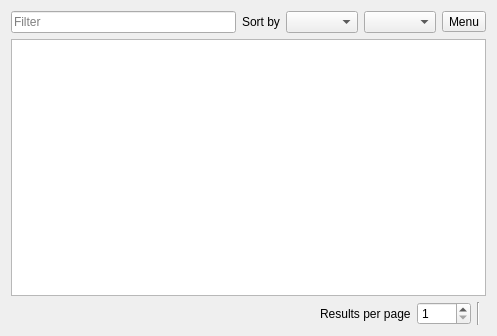
<?xml version="1.0" encoding="UTF-8"?>
<ui version="4.0">
 <class>TagList</class>
 <widget class="QWidget" name="TagList">
  <property name="geometry">
   <rect>
    <x>0</x>
    <y>0</y>
    <width>497</width>
    <height>336</height>
   </rect>
  </property>
  <property name="windowTitle">
   <string>Form</string>
  </property>
  <layout class="QVBoxLayout" name="verticalLayout">
   <item>
    <widget class="QWidget" name="widget_2" native="true">
     <layout class="QHBoxLayout" name="horizontalLayout">
      <property name="leftMargin">
       <number>0</number>
      </property>
      <property name="topMargin">
       <number>0</number>
      </property>
      <property name="rightMargin">
       <number>0</number>
      </property>
      <property name="bottomMargin">
       <number>0</number>
      </property>
      <item>
       <widget class="QLineEdit" name="lineEdit">
        <property name="placeholderText">
         <string>Filter</string>
        </property>
       </widget>
      </item>
      <item>
       <widget class="QLabel" name="label_2">
        <property name="text">
         <string>Sort by</string>
        </property>
       </widget>
      </item>
      <item>
       <widget class="QComboBox" name="sortBy"/>
      </item>
      <item>
       <widget class="QComboBox" name="sortOrder"/>
      </item>
      <item>
       <widget class="QToolButton" name="menuButton">
        <property name="text">
         <string>Menu</string>
        </property>
        <property name="popupMode">
         <enum>QToolButton::ToolButtonPopupMode::InstantPopup</enum>
        </property>
        <property name="arrowType">
         <enum>Qt::ArrowType::NoArrow</enum>
        </property>
       </widget>
      </item>
     </layout>
    </widget>
   </item>
   <item>
    <widget class="QTreeView" name="treeView">
     <property name="contextMenuPolicy">
      <enum>Qt::ContextMenuPolicy::CustomContextMenu</enum>
     </property>
     <property name="alternatingRowColors">
      <bool>true</bool>
     </property>
     <property name="selectionMode">
      <enum>QAbstractItemView::SelectionMode::ExtendedSelection</enum>
     </property>
     <property name="rootIsDecorated">
      <bool>false</bool>
     </property>
    </widget>
   </item>
   <item>
    <widget class="QWidget" name="widget" native="true">
     <layout class="QHBoxLayout" name="horizontalLayout_2">
      <property name="leftMargin">
       <number>0</number>
      </property>
      <property name="topMargin">
       <number>0</number>
      </property>
      <property name="rightMargin">
       <number>0</number>
      </property>
      <property name="bottomMargin">
       <number>0</number>
      </property>
      <item>
       <spacer name="horizontalSpacer">
        <property name="orientation">
         <enum>Qt::Orientation::Horizontal</enum>
        </property>
        <property name="sizeHint" stdset="0">
         <size>
          <width>182</width>
          <height>20</height>
         </size>
        </property>
       </spacer>
      </item>
      <item>
       <widget class="QLabel" name="label">
        <property name="text">
         <string>Results per page</string>
        </property>
       </widget>
      </item>
      <item>
       <widget class="QSpinBox" name="resultsPerPage">
        <property name="minimum">
         <number>1</number>
        </property>
        <property name="maximum">
         <number>4096</number>
        </property>
       </widget>
      </item>
      <item>
       <widget class="Line" name="line">
        <property name="orientation">
         <enum>Qt::Orientation::Vertical</enum>
        </property>
       </widget>
      </item>
      <item>
       <widget class="Paginator" name="paginator" native="true"/>
      </item>
     </layout>
    </widget>
   </item>
  </layout>
  <action name="actionCreate">
   <property name="enabled">
    <bool>false</bool>
   </property>
   <property name="icon">
    <iconset theme="QIcon::ThemeIcon::ListAdd"/>
   </property>
   <property name="text">
    <string>Create</string>
   </property>
   <property name="menuRole">
    <enum>QAction::MenuRole::NoRole</enum>
   </property>
  </action>
  <action name="actionEdit">
   <property name="icon">
    <iconset theme="QIcon::ThemeIcon::MailMessageNew"/>
   </property>
   <property name="text">
    <string>Edit</string>
   </property>
   <property name="menuRole">
    <enum>QAction::MenuRole::NoRole</enum>
   </property>
  </action>
  <action name="actionDelete">
   <property name="icon">
    <iconset theme="QIcon::ThemeIcon::EditDelete"/>
   </property>
   <property name="text">
    <string>Delete</string>
   </property>
   <property name="menuRole">
    <enum>QAction::MenuRole::NoRole</enum>
   </property>
  </action>
  <action name="actionSortByRelevancy">
   <property name="checkable">
    <bool>true</bool>
   </property>
   <property name="text">
    <string>Use relevancy sorting</string>
   </property>
   <property name="toolTip">
    <string>Use relevancy sorting when available.</string>
   </property>
   <property name="menuRole">
    <enum>QAction::MenuRole::NoRole</enum>
   </property>
  </action>
 </widget>
 <customwidgets>
  <customwidget>
   <class>Paginator</class>
   <extends>QWidget</extends>
   <header>app/gui/helper/paginator.h</header>
   <container>1</container>
  </customwidget>
 </customwidgets>
 <resources/>
 <connections/>
</ui>
